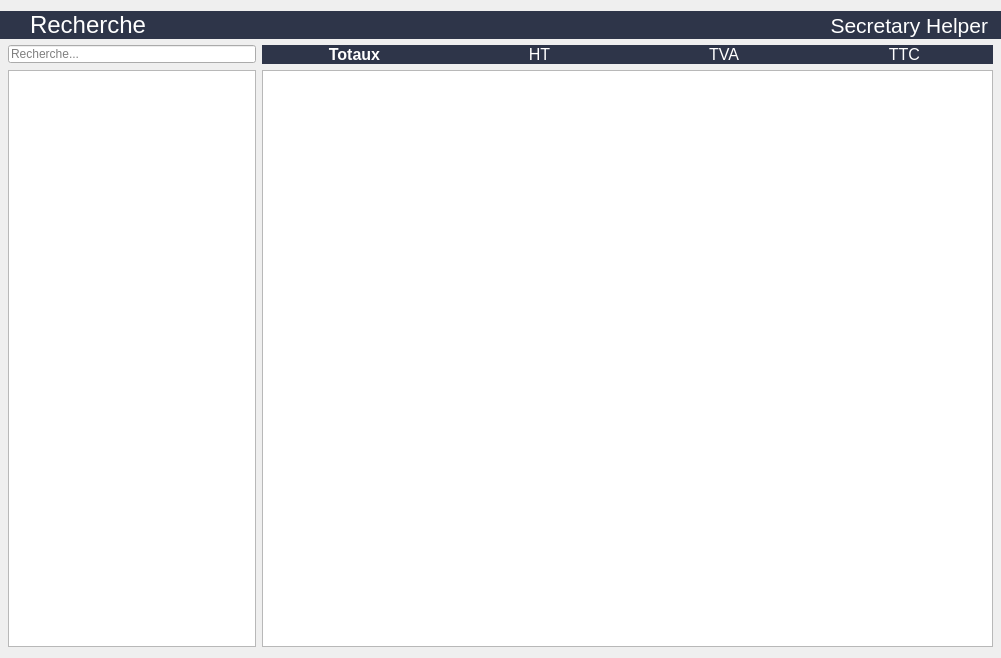
<?xml version="1.0" encoding="UTF-8"?>
<ui version="4.0">
 <class>FindDialog</class>
 <widget class="QDialog" name="FindDialog">
  <property name="geometry">
   <rect>
    <x>0</x>
    <y>0</y>
    <width>1001</width>
    <height>658</height>
   </rect>
  </property>
  <property name="sizePolicy">
   <sizepolicy hsizetype="Preferred" vsizetype="Preferred">
    <horstretch>0</horstretch>
    <verstretch>0</verstretch>
   </sizepolicy>
  </property>
  <property name="minimumSize">
   <size>
    <width>1001</width>
    <height>0</height>
   </size>
  </property>
  <property name="maximumSize">
   <size>
    <width>1001</width>
    <height>16777215</height>
   </size>
  </property>
  <property name="windowTitle">
   <string>Dialog</string>
  </property>
  <layout class="QGridLayout" name="gridLayout" rowstretch="0,0,0" columnstretch="0,1">
   <property name="leftMargin">
    <number>0</number>
   </property>
   <property name="rightMargin">
    <number>0</number>
   </property>
   <item row="1" column="1">
    <layout class="QHBoxLayout" name="horizontalLayout">
     <property name="spacing">
      <number>0</number>
     </property>
     <item>
      <widget class="QLabel" name="label_2">
       <property name="font">
        <font>
         <pointsize>12</pointsize>
         <weight>75</weight>
         <bold>true</bold>
        </font>
       </property>
       <property name="styleSheet">
        <string notr="true">color: white;
background: #2e3549;</string>
       </property>
       <property name="text">
        <string>Totaux</string>
       </property>
       <property name="alignment">
        <set>Qt::AlignCenter</set>
       </property>
      </widget>
     </item>
     <item>
      <widget class="QLabel" name="HT">
       <property name="font">
        <font>
         <pointsize>12</pointsize>
        </font>
       </property>
       <property name="styleSheet">
        <string notr="true">color: white;
background: #2e3549;</string>
       </property>
       <property name="text">
        <string>HT</string>
       </property>
       <property name="alignment">
        <set>Qt::AlignCenter</set>
       </property>
      </widget>
     </item>
     <item>
      <widget class="QLabel" name="TVA">
       <property name="font">
        <font>
         <pointsize>12</pointsize>
        </font>
       </property>
       <property name="styleSheet">
        <string notr="true">color: white;
background: #2e3549;</string>
       </property>
       <property name="text">
        <string>TVA</string>
       </property>
       <property name="alignment">
        <set>Qt::AlignCenter</set>
       </property>
      </widget>
     </item>
     <item>
      <widget class="QLabel" name="TTC">
       <property name="font">
        <font>
         <pointsize>12</pointsize>
        </font>
       </property>
       <property name="styleSheet">
        <string notr="true">color: white;
background: #2e3549;
margin-right: 8px;</string>
       </property>
       <property name="text">
        <string>TTC</string>
       </property>
       <property name="alignment">
        <set>Qt::AlignCenter</set>
       </property>
      </widget>
     </item>
    </layout>
   </item>
   <item row="2" column="0">
    <widget class="QListView" name="listView">
     <property name="styleSheet">
      <string notr="true">margin-left: 8px;</string>
     </property>
     <property name="editTriggers">
      <set>QAbstractItemView::NoEditTriggers</set>
     </property>
    </widget>
   </item>
   <item row="2" column="1">
    <widget class="QTableView" name="tableView">
     <property name="styleSheet">
      <string notr="true">margin-right: 8px;</string>
     </property>
     <property name="sizeAdjustPolicy">
      <enum>QAbstractScrollArea::AdjustIgnored</enum>
     </property>
     <property name="editTriggers">
      <set>QAbstractItemView::NoEditTriggers</set>
     </property>
     <property name="alternatingRowColors">
      <bool>true</bool>
     </property>
     <attribute name="verticalHeaderVisible">
      <bool>false</bool>
     </attribute>
    </widget>
   </item>
   <item row="1" column="0">
    <widget class="QLineEdit" name="Recherche">
     <property name="sizePolicy">
      <sizepolicy hsizetype="Expanding" vsizetype="Fixed">
       <horstretch>0</horstretch>
       <verstretch>0</verstretch>
      </sizepolicy>
     </property>
     <property name="styleSheet">
      <string notr="true">margin-left: 8px;</string>
     </property>
     <property name="text">
      <string/>
     </property>
     <property name="placeholderText">
      <string>Recherche...</string>
     </property>
    </widget>
   </item>
   <item row="0" column="0" colspan="2">
    <layout class="QHBoxLayout" name="horizontalLayout_2">
     <property name="spacing">
      <number>0</number>
     </property>
     <property name="topMargin">
      <number>0</number>
     </property>
     <item>
      <widget class="QLabel" name="label_5">
       <property name="maximumSize">
        <size>
         <width>30</width>
         <height>30</height>
        </size>
       </property>
       <property name="styleSheet">
        <string notr="true">background: #2e3549;</string>
       </property>
       <property name="text">
        <string/>
       </property>
      </widget>
     </item>
     <item>
      <widget class="QLabel" name="label_4">
       <property name="font">
        <font>
         <pointsize>18</pointsize>
        </font>
       </property>
       <property name="styleSheet">
        <string notr="true">color: white;
background: #2e3549;</string>
       </property>
       <property name="text">
        <string>Recherche</string>
       </property>
      </widget>
     </item>
     <item>
      <widget class="QLabel" name="label_3">
       <property name="styleSheet">
        <string notr="true">background: #2e3549;
height: 24px;</string>
       </property>
       <property name="text">
        <string/>
       </property>
      </widget>
     </item>
     <item>
      <widget class="QLabel" name="label">
       <property name="font">
        <font>
         <pointsize>16</pointsize>
        </font>
       </property>
       <property name="styleSheet">
        <string notr="true">color: white;
background: #2e3549;
padding-right: 8px;</string>
       </property>
       <property name="text">
        <string>Secretary Helper</string>
       </property>
       <property name="alignment">
        <set>Qt::AlignRight|Qt::AlignTrailing|Qt::AlignVCenter</set>
       </property>
      </widget>
     </item>
    </layout>
   </item>
  </layout>
 </widget>
 <resources/>
 <connections/>
</ui>
